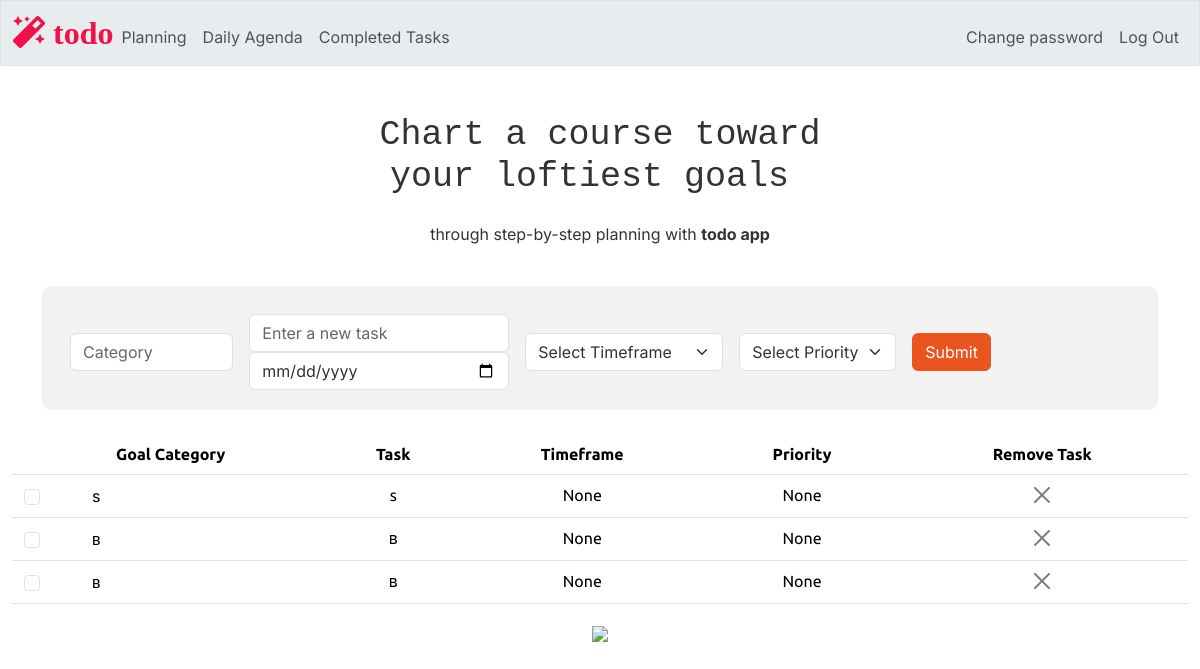
Before: / (signed in) with the older database file.
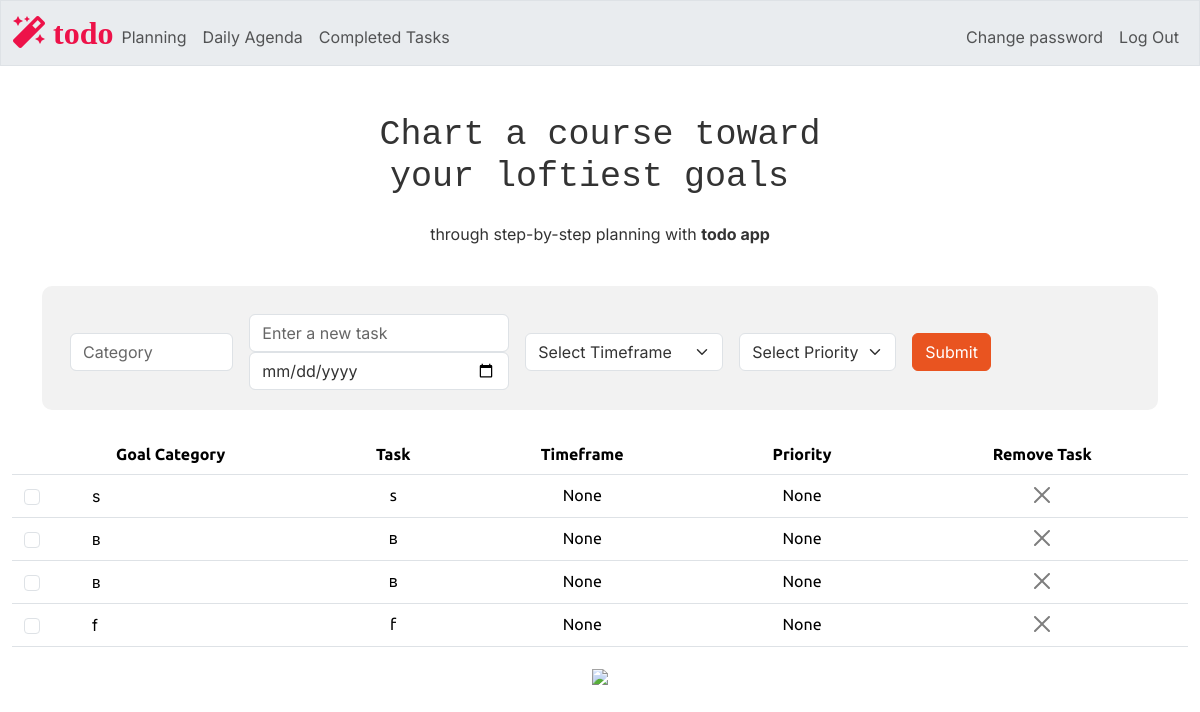
After: the same page with the newer database file.
### tables this page shows
CREATE TABLE tasks (
    id INTEGER PRIMARY KEY AUTOINCREMENT NOT NULL,
    users_id INTEGER NOT NULL,
    category TEXT NOT NULL,
    task TEXT NOT NULL,
    timeframe TEXT,
    priority TEXT,
    completion INTEGER DEFAULT 0, -- Default to 0 (false) for not completed
    FOREIGN KEY (users_id) REFERENCES users(id)
);

### app.py (the view)
@app.route("/", methods=["GET", "POST"])
@login_required
def index():
    users_id = session["user_id"]
    tasks = db.execute("SELECT * FROM tasks WHERE users_id =? AND completion = 0", users_id)
    welcome_message_h1 = "Chart a course toward\n your loftiest goals "
    welcome_message_p = "through step-by-step planning with "
    return render_template("index.html", tasks=tasks, welcome_message_h1 = welcome_message_h1, welcome_message_p = welcome_message_p)

### app.py (called while the page is built)
@app.after_request
def after_request(response):
    response.headers["Cache-Control"] = "no-cache, no-store, must-revalidate"
    response.headers["Expires"] = 0
    response.headers["Pragma"] = "no-cache"
    return response

### helpers.py (called while the page is built)
def login_required(f):
    @wraps(f)
    def decorated_function(*args, **kwargs):
        if session.get("user_id") is None:
            return redirect("/login")
        return f(*args, **kwargs)
    return decorated_function

### templates/index.html (shortened to what this page needs)
{% extends "layout.html" %}
{% block main %}
    <table class="table">
        <thead>
            <tr>
                <th> Goal Category</th>
                <th> Task </th>
                <th> Timeframe </th>
                <th> Priority </th>
                <th> Remove Task </th>
            </tr>
        </thead>
        <tbody>
            {% for task in tasks %}
                <tr id="todo_row_{{ task.id }}" >
                    <td class="align-middle">
                        <div class="d-flex align-items-center " >
                            <div class=" col-auto d-flex justify-content-center align-items-center form-check" >
                                <input class="form-check-input completion-checkbox"
                                        type="checkbox"
                                        id="completion_{{ task.id }}"
                                        name="task_completion"
                                        data-task-id="{{ task.id }}"
                                        data-completion="{{ task.completion}}"
                                        onchange="updateTaskStatus(this)">
                            </div>
                            <label class="form-check-label ms-5" for="completion_{{ task.id }}">
                                {{ task.category }}
                            </label>
                        </div>
                    </td>
                    <td>{{ task.task }}</td>
                    <td>{{ task.timeframe }}</td>
                    <td>{{ task.priority }}</td>
                    <td>
                        <button class="btn-close" data-bs-toggle="modal" data-bs-target="#deleteConfirmationModal_{{ task.id }}"></button>
                    </td>
                </tr>
            {% endfor %}
        </tbody>
    </table>
    <img src="/static/planning2.png" class="wide-image">
{% endblock %}

### templates/layout.html (shortened to what this page needs)
<!DOCTYPE html>
<html lang="en">
    <head>
        <link href="/static/bootstrap.min.css" rel="stylesheet">
        <link href="/static/styles.css" rel="stylesheet">
        <link rel="stylesheet" href="https://cdnjs.cloudflare.com/ajax/libs/font-awesome/5.15.3/css/all.min.css">
    </head>
    <body>
        <nav class="bg-light border navbar navbar-expand-md navbar-light">
            <div class="container-fluid">
                <a class="site-logo" href="/"><span>
                    <i class="fas fa-magic" style="color: #ed1249;"> todo</i></span></a>
                <div class="collapse navbar-collapse" id="navbar">
                    {% if session["user_id"] %}
                        <ul class="navbar-nav me-auto mt-2">
                            <li class="nav-item"><a class="nav-link" href="/">Planning</a></li>
                            <li class="nav-item"><a class="nav-link" href="/goals">Daily Agenda</a></li>
                            <li class="nav-item"><a class="nav-link" href="/completed">Completed Tasks</a></li>
                        </ul>
                        <ul class="navbar-nav ms-auto mt-2">
                            <li class="nav-item"><a class="nav-link" href="/password_change">Change password</a></li>
                            <li class="nav-item"><a class="nav-link" href="/logout">Log Out</a></li>
                        </ul>
                    {% else %}
                        <ul class="navbar-nav ms-auto mt-2">
                            <li class="nav-item"><a class="nav-link" href="/register">Register</a></li>
                            <li class="nav-item"><a class="nav-link" href="/login">Log In</a></li>
                        </ul>
                    {% endif %}
                </div>
            </div>
        </nav>
        <div class="container-fluid text-center mt-5">
            <h1 class="mb-4"><pre>{{ welcome_message_h1}} </pre>
            </h1>
            <p>{{ welcome_message_p }} <b>todo app</b></p>
        </div>
        <div class="container mt-5">
            <form method="POST" action="/add_task" class="row gx-3 gy-2 align-items-center mx-auto text-center"  style="background-color: #f2f2f2; padding: 20px; border-radius: 10px;">
                <div class="col-sm-2">
                    <input type="text" class="form-control" id="category" name="category" placeholder="Category" autocomplete="off" required>
                </div>
                <div class="col-auto">
                    <input type="text" class="form-control" id="task" name="task" placeholder="Enter a new task" autocomplete="off" required>
                    <input type="date" class="form-control" id="task" name="task" placeholder="Enter a new task" autocomplete="off" required>
                </div>
                <div class="col-auto">
                    <select class="form-select" id="timeframe" name="timeframe" required>
                        <option selected disabled>Select Timeframe</option>
                    </select>
                </div>
                <div class="col-auto">
                    <select class="form-select" id="priority" name="priority" required>
                        <option selected disabled>Select Priority</option>
                    </select>
                </div>
                <div class="col-auto">
                <button type="submit" class="btn btn-primary">Submit</button>
                </div>
            </form>
        </div>
        <main class="container-fluid py-4 text-center">
            {% block main %}{% endblock %}
        </main>
    </body>
</html>

### static/styles.css (style rules this page uses)
nav .site-logo { font-size: xx-large; text-decoration: none; }
p, span, div, h1, button { font-family: 'Inter', sans-serif; }
body { background-color: # f6f5f4; }

Changed rows visible on the page:
added tasks: category "f", task "f", timeframe "None", priority "None"
